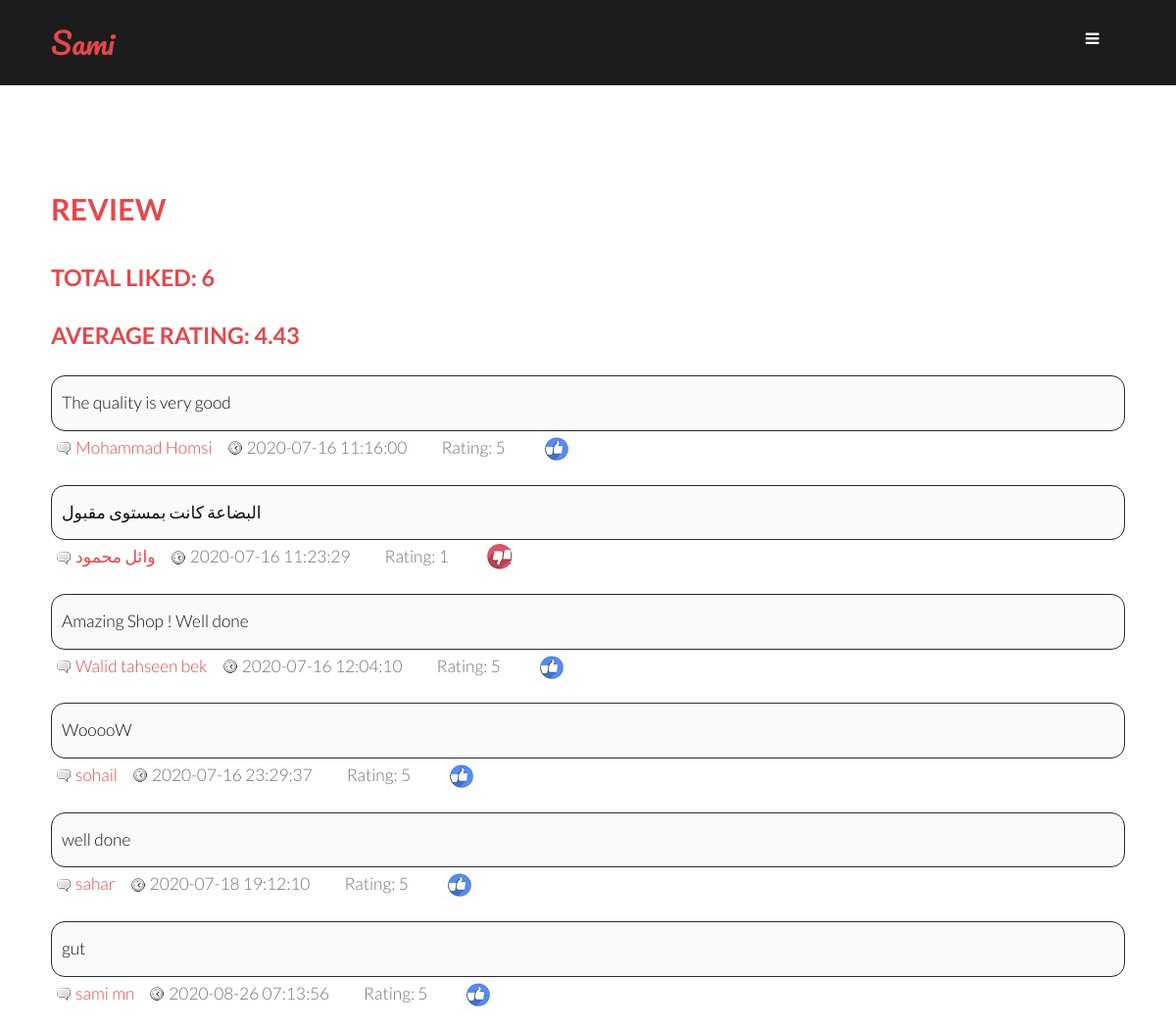
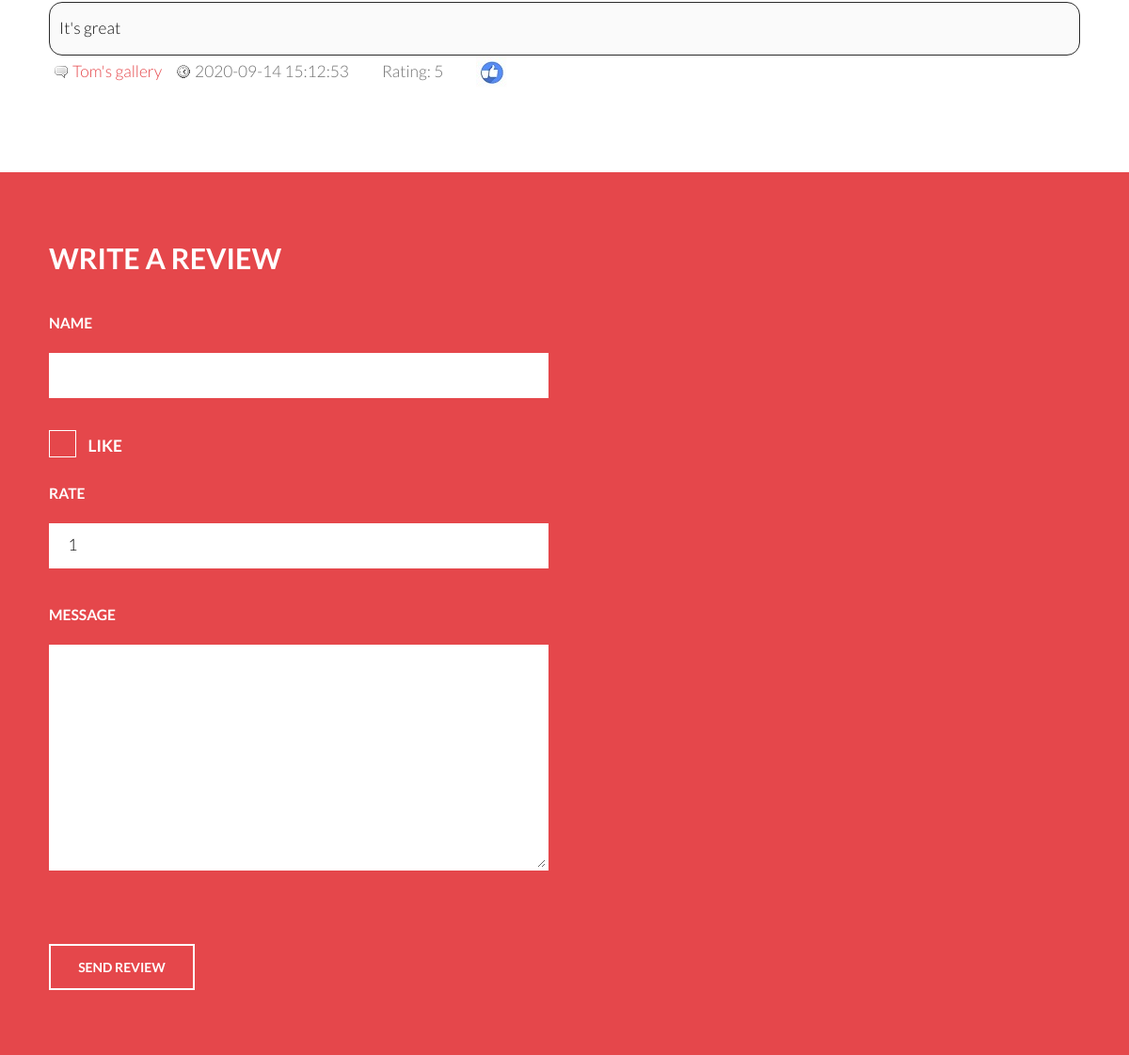
Page /pages/review.php on the committed database (2 pictures, top to bottom).
### tables this page shows
CREATE TABLE `reviews` (
  `id` int(10) NOT NULL,
  `name` varchar(100) NOT NULL,
  `date` timestamp NOT NULL DEFAULT current_timestamp(),
  `messege` text NOT NULL,
  `liked` tinyint(1) NOT NULL,
  `rate` tinyint(4) NOT NULL
);

### php/Control.php (called while the page is built, shortened)
<?php
include("Database.php");
include("View.php");
Class Control{
	public $database ;
	public $view;
	public function __construct(){
		$this->database = new Database('localhost' , 'furniture' , 'root', '');
   		$this->database->connectdb();
		$this->view = new View();
    }
	public function getReviews(){
		$liked = $this->database->DBGetLiked();
		$ratnng = $this->database->DBGetRating();
		$arr_data = $this->database->DBGetReviews();
		return $this->view->VviewReviews($liked,$ratnng, $arr_data);
	}
}
?>

### pages/review.php (called while the page is built, shortened)
<?php
require_once '../php/template.php';
include( "../php/Control.php");
$control = new Control();
$reviews = $control->getReviews();

### php/Database.php (called while the page is built, shortened)
<?php
Class Database
{
	private $server;
    private $user;
    private $pass;
    private $db;
    private $lconn;
    public function __construct($server , $db , $user , $pass )
    {
    	$this->server = $server;
    	$this->db =  $db;
        $this->user = $user ;
        $this->pass = $pass;
    }
    public function connectdb()
    {
    	$con = mysqli_connect($this->server,$this->user,$this->pass);
		mysqli_set_charset($con , "utf8");
		mysqli_select_db($con ,$this->db);
		mysqli_set_charset($con ,'utf8');
    	$this->lconn = $con;
     }
	public function DBGetReviews(){
		$sql = "select * from reviews;";
		$resultArr = $this->querydb($sql);
		return  $resultArr;
	}
	public function DBGetLiked(){
		$sql = "select count(liked) as total from reviews where liked = 1;";
		$resultArr = $this->querydb($sql);
		return  $resultArr[0];
	}
	public function DBGetRating(){
		$sql = "select avg(rate) as average from reviews;";
		$resultArr = $this->querydb($sql);
		return  $resultArr[0];
	}
    function querydb($sql) {
		$stmt = mysqli_query($this->lconn ,$sql);
		$StmtArr = array();
		if( $stmt === false ) {
			die( print_r( mysqli_error($this->lconn), true));
		} else {
			while ($row = mysqli_fetch_array($stmt, MYSQLI_ASSOC))
			{
				$StmtArr[]	= $row;
			}
		}
		return $StmtArr;
	}
}
?>

### php/View.php (the view, shortened to what this page needs)
<?php
Class View {
	public function VviewReviews($liked,$ratnng, $arr_data){
		$returnedValue ="";
		$returnedValue .="<h3>Total Liked: ".$liked['total']."</h3>";
		$returnedValue .="<h3>Average Rating: ".round($ratnng['average'],2)."</h3>";
		foreach($arr_data as $m)
		{
				$returnedValue .= "<fieldset>";
					$returnedValue .= $m['messege'];
				$returnedValue .= "</fieldset>";
				$liked = "<img id='liked' src='../css/images/like.jpg'>";
				if($m['liked'] == 0){
					$liked = "<img id='disliked' src='../css/images/dislike.jpg'>";
				}
				$returnedValue .= "<p class='post-footer align-left'>
						<a class='comments' >".$m['name']."</a>
						<span class='date'>".$m['date']."</span>
						<span class='rate'>Rating: ".$m['rate']."</span>
						".$liked."
						</p>";
				$returnedValue .= "<div style='clear:both; margin-bottom:20px;'></div>";
		}
		return $returnedValue;
	}
}
?>

### php/template.php (shortened to what this page needs)
<?php
class template
{
    private $tags = [];
    private $template;
	public $templateDir = './templates/' ;
	public $templatePagesDir = '../templates/' ;
    public function __construct($templateFile,$home)
    {
        $this->template = $this->getFile($templateFile,$home);
    }
    public function render()
    {
        echo $this->template;
    }
    public function set($tag, $value)
    {
        $this->tags[$tag] = $value;
    }
    public function getFile($file,$home)
    {
    	if ($home){
    		$file = $this->templateDir .$file;
    	}else{
    		$file = $this->templatePagesDir .$file;
    	}
        if(file_exists($file))
        {
            $file = file_get_contents($file);
            return $file;
        }
        else
        {
            return false;
        }
    }
    private function replaceTags()
    {
        foreach ($this->tags as $tag => $value) {
            $this->template = str_replace('{'.$tag.'}', $value, $this->template);
        }
        return true;
    }
}

### css/override.css (style rules this page uses)
.post-footer { margin:0; }
.post-footer .comments { background: url(images/comment.gif) no-repeat left center; padding-left: 20px; margin: 0 10px 0 5px; float:left; }
.post-footer .date { background: url(images/clock.gif) no-repeat left center; padding-left: 20px; margin: 0 10px 0 5px; float:left; }
.post-footer .rate , #liked , #disliked { padding-left: 20px; margin: 0 10px 0 5px; float:left; }

### rows in the picture
reviews: value "The quality is very good", name "Mohammad Homsi", date "2020-07-16 11:16:00", rate "5"
reviews: value "البضاعة كانت بمستوى مقبول", name "وائل محمود", date "2020-07-16 11:23:29", rate "1", liked 0 (drawn)
reviews: value "Amazing Shop ! Well done", name "Walid tahseen bek", date "2020-07-16 12:04:10", rate "5"
reviews: value "WooooW", name "sohail", date "2020-07-16 23:29:37", rate "5"
reviews: value "well done", name "sahar", date "2020-07-18 19:12:10", rate "5"
reviews: value "gut", name "sami mn", date "2020-08-26 07:13:56", rate "5"
reviews: value "It's great", name "Tom's gallery", date "2020-09-14 15:12:53", rate "5"

### other values in the picture
$liked['total'] "6"
$ratnng['average'] "4.43"
